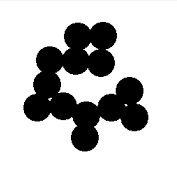
//> input picture lab6/source/2.png, 177 x 177 px
$ ./lab6   (built with g++ and OpenCV 4)
//> lines starting //> are read from the running program, lines starting //| are printed output that depends on the picture; after the words box and inside, x2 and y2 are one past the last pixel; in counts of white or black regions, pixels touching at a corner belong together
#include <vector>
#include <string>
#include <iostream>
#include <opencv2/opencv.hpp>


void bwareaopen(const cv::Mat& A, cv::Mat& C, int dim , int conn = 8){
    if (A.channels() != 1 || A.type () != CV_8U)
        return;
    // Find all connected components
    cv::Mat labels, stats, centers;
    int num = cv::connectedComponentsWithStats(A, labels, stats, centers, conn);
    // Clone image
    C = A.clone();
    // Check size of all connected components
    std::vector<int> td ;
    for(int i = 0; i < num; i++)
        if(stats.at<int>(i, cv::CC_STAT_AREA) < dim)
            td.push_back(i);
    // Remove small areas
    if(td.size() > 0)
        if(A.type() == CV_8U)
        {
            for (int i = 0; i < C.rows ; i++)
                for (int j = 0; j < C.cols; j++)
                    for (int k = 0; k < td.size(); k++)
                        if(labels.at<int>(i, j) == td[k])
                        {
                            C.at<uchar>(i, j) = 0;
                            continue;
                        }
        }
    else
    {
        for (int i = 0; i < C.rows; i++)
            for (int j = 0; j < C.cols; j++)
                for (int k = 0; k < td.size(); k++)
                    if (labels.at<int >(i, j) == td[k])
                    {
                        C.at<float>(i, j ) = 0;
                        continue;
                    }
    }
}


int main(int argc, char** argv)
{
    std::string path = "/home/mfclabber/itmo-cv-labs/lab6";


    // [89 lines of commented-out code are left out]


    cv::Mat image, image_gray, image_bw;
    image = cv::imread(path + "/source/2.png", 1);
//> image is the input picture: 177 rows x 177 cols, CV_8UC3; mean B, G, R 193.1, 193.1, 193.1

    cv::cvtColor(image, image_gray, cv::COLOR_BGR2GRAY);
    cv::threshold(image_gray, image_bw, 0, 250, cv::THRESH_BINARY + cv::THRESH_OTSU);
//> image_bw: 177 rows x 177 cols, CV_8UC1; values 0 (black) and 250 (white), 75.8% white; 1 black region, box (x1, y1, x2, y2) and area: (23, 22, 148, 151) 7587

    bwareaopen(image_bw, image_bw, 20, 8);
//> in bwareaopen, `int num = cv::connectedComponentsWithStats(A, labels, stats, centers, ..`:
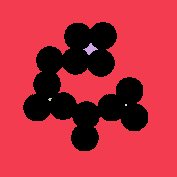
//> labels: 177 rows x 177 cols, CV_32SC1; 5 distinct labels, from 0 to 4; one colour per label, 0 black
//> in bwareaopen, `int num = cv::connectedComponentsWithStats(A, labels, stats, centers, ..`: stats = [[23, 22, 125, 129, 7587], [0, 0, 177, 177, 23651], [83, 43, 15, 12, 79], [48, 98, 4, 3, 8], [125, 104, 2, 2, 4]]; centers = [[84.32, 85.76], [89.18, 88.84], [89.94, 48.67], [49.5, 98.88], [125.5, 104.5]]; num = 5
//> the loop in bwareaopen, `for(int i = 0; i < num; i++)` made 5 passes
//> after the loop in bwareaopen, `for (int i = 0; i < C.rows ; i++)`: C: 177 rows x 177 cols, CV_8UC1; values 0 (black) and 250 (white), 75.7% white; 1 black region, box (x1, y1, x2, y2) and area: (23, 22, 148, 151) 7599
    cv::Mat B = cv::getStructuringElement(cv::MORPH_ELLIPSE, cv::Size(5, 5));

    cv::morphologyEx(image_bw, image_bw, cv::MORPH_CLOSE, B);
//> image_bw: 177 rows x 177 cols, CV_8UC1; values 0 (black) and 250 (white), 75.8% white; 1 black region, box (x1, y1, x2, y2) and area: (23, 22, 148, 151) 7584


    cv::Mat image_fg;
    double image_fg_min, image_fg_max;
    cv::distanceTransform(image_bw, image_fg, cv::DIST_L2, 5);
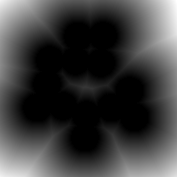
//> image_fg: 177 rows x 177 cols, CV_32FC1; min 0, max 66.91, mean 16.6; drawn with min black and max white

    cv::minMaxLoc(image_fg, &image_fg_min, &image_fg_max);
//> image_fg_min = 0; image_fg_max = 66.91
    cv::threshold(image_fg, image_fg, 0.7 * image_fg_max, 255, 0);
//> image_fg: 177 rows x 177 cols, CV_32FC1; 5.7% white; 4 white regions, box (x1, y1, x2, y2) and area: (153, 0, 177, 52) 763, (0, 156, 38, 177) 468, (0, 0, 29, 25) 346, (143, 161, 177, 177) 203
    image_fg.convertTo(image_fg, CV_8U, 255.0 / image_fg_max);

    cv::imshow("image", image_fg);
    cv::waitKey();
    cv::Mat markers;

    int num = cv::connectedComponents(image_fg, markers);
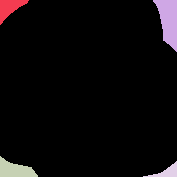
//> markers: 177 rows x 177 cols, CV_32SC1; 5 distinct labels, from 0 to 4; one colour per label, 0 black
//> num = 5

    cv::Mat image_bg = cv::Mat::zeros(image_bw.rows, image_bw.cols, image_bw.type());

    cv::Mat markers_bg = markers.clone();
    cv::watershed(image, markers_bg);
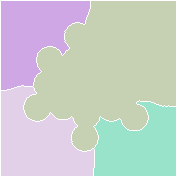
//> markers_bg: 177 rows x 177 cols, CV_32SC1; 5 distinct labels, from -1 to 4; one colour per label, 0 black, -1 white

    image_bg.setTo(cv::Scalar(255), markers_bg == -1);
//> image_bg: 177 rows x 177 cols, CV_8UC1; 3.7% white in thin lines or dots

    cv::Mat image_unk;

    cv::bitwise_not(image_bg, image_unk);
//> image_unk: 177 rows x 177 cols, CV_8UC1; 96.3% white; black in thin lines or dots
    cv::subtract(image_unk, image_fg, image_unk);
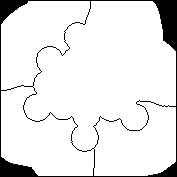
//> image_unk: 177 rows x 177 cols, CV_8UC1; 91.3% white; 1 black region, box (x1, y1, x2, y2) and area: (0, 0, 177, 177) 2716

    markers += 1;
//> markers: 177 rows x 177 cols, CV_32SC1; 5 distinct labels, from 1 to 5
    markers.setTo(cv::Scalar(0), image_unk == 255);
//> markers: 177 rows x 177 cols, CV_32SC1; 6 distinct labels, from 0 to 5

    cv::watershed(image, markers);
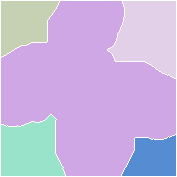
//> markers: 177 rows x 177 cols, CV_32SC1; 6 distinct labels, from -1 to 5; one colour per label, 0 black, -1 white

    cv::Mat markers_jet;
    markers.convertTo(markers_jet, CV_8U, 255.0 / (num + 1));

    cv::applyColorMap(markers_jet, markers_jet, cv::COLORMAP_JET);
//> markers_jet: 177 rows x 177 cols, CV_8UC3

    image.setTo(cv::Scalar(255, 0, 0), markers == -1);
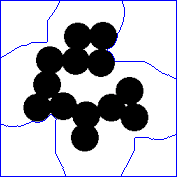
//> image: 177 rows x 177 cols, CV_8UC3; mean B, G, R 193.3, 184.3, 184.3
    cv::imwrite(path + "/outputs/3_filtr_reverse.png", image_fg);
    cv::imshow("image", image_bg);
    cv::waitKey();
}

$ run again, with lab5/source/1.png copied over lab6/source/2.png
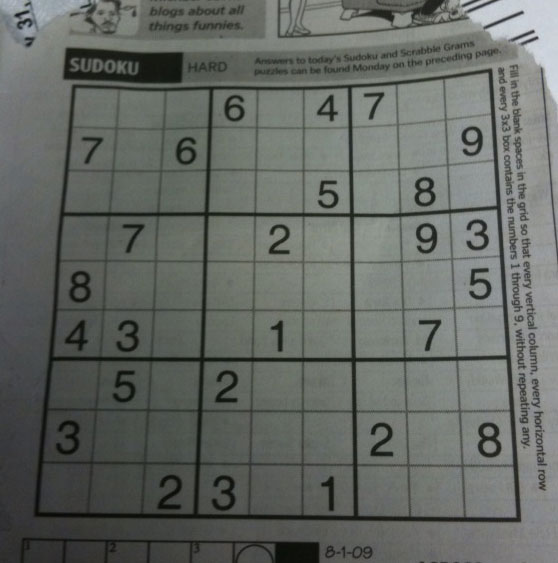
//> input picture lab5/source/1.png, 558 x 563 px
//> image is the input picture: 563 rows x 558 cols, CV_8UC3; mean B, G, R 99.5, 104.1, 100
//> labels: 563 rows x 558 cols, CV_32SC1; 283 distinct labels, from 0 to 282
//> in bwareaopen, `int num = cv::connectedComponentsWithStats(A, labels, stats, centers, ..`: stats = 283 rows, first 6: [0, 0, 558, 563, 128861], [0, 0, 558, 563, 63143], [280, 0, 114, 36, 2704], [345, 0, 2, 1, 2], [351, 0, 19, 7, 84], [371, 0, 6, 5, 11]; centers = 283 pairs, first value 1 to 541.3, second value 0 to 561; num = 283
//> after the loop in bwareaopen, `for(int i = 0; i < num; i++)`: td = 214 values from 3 to 282
//> after the loop in bwareaopen, `for (int i = 0; i < C.rows ; i++)`:
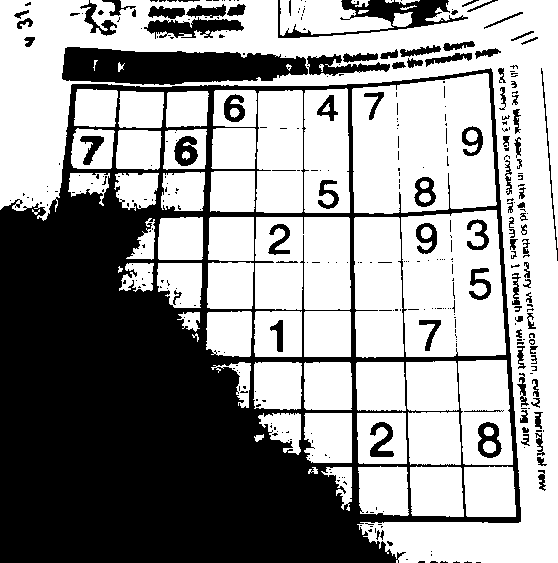
//> C: 563 rows x 558 cols, CV_8UC1; values 0 (black) and 250 (white), 58.7% white; 359 black regions (263 under 20 px), largest, box (x1, y1, x2, y2) and area: (0, 68, 521, 563) 106085, (62, 47, 308, 85) 6953, (278, 0, 468, 38) 2157
//> image_fg_min = 0; image_fg_max = 77.37
//> `int num = cv::connectedComponents(image_fg, markers);`: num = 5
//> markers_bg: 563 rows x 558 cols, CV_32SC1; 3 distinct labels, from -1 to 3
//> image_bg: 563 rows x 558 cols, CV_8UC1; 0.92% white in thin lines or dots
//> `image.setTo(cv::Scalar(255, 0, 0), markers == -1);`:
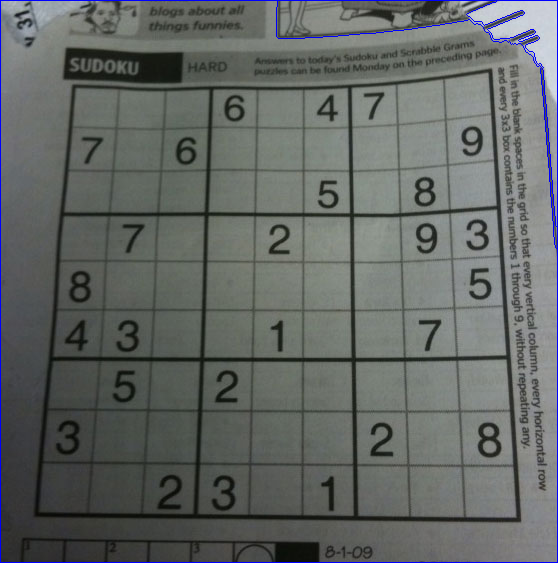
//> image: 563 rows x 558 cols, CV_8UC3; mean B, G, R 100.8, 102.9, 98.8
